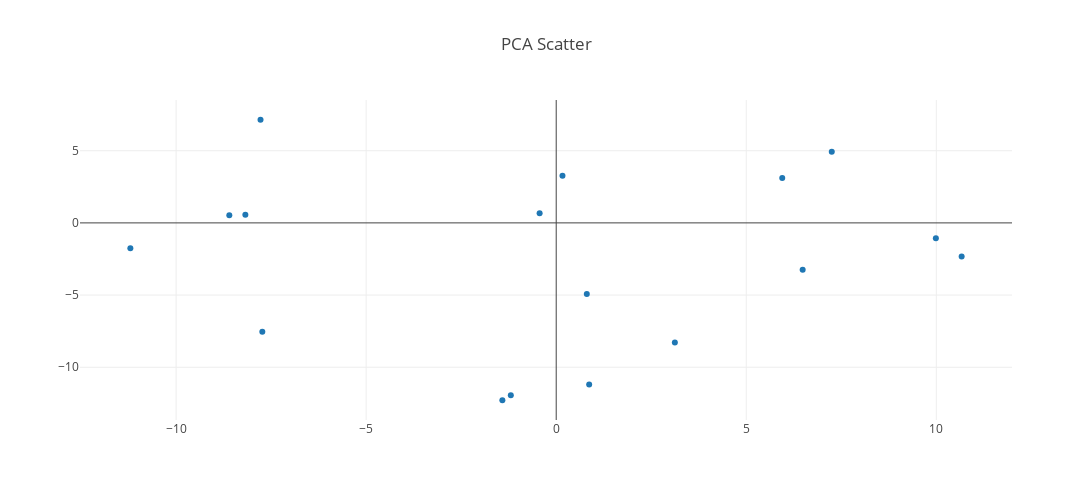

Write notebook code for a chart like this one.
### Code cell
import plotly.offline as py
import plotly.graph_objs as go
from plotly.offline import init_notebook_mode

init_notebook_mode(connected=True)

PCA_df = oskar.PCA(df, "hgvauser@platinum:illumina_platinum", 2).toPandas()
samples = oskar.metadata.samples(df, "hgvauser@platinum:illumina_platinum")

X = []
for i in PCA_df["PCA"]:
    X.append(i[0])
Y = []
for i in PCA_df["PCA"]:
    Y.append(i[1])

trace = go.Scatter(x = X, y = Y, text = samples, mode = 'markers')
fig = go.Figure(data = [trace])
fig['layout'].update({"title":"PCA Scatter", 'width':1440, 'height':500})

py.iplot(fig)

### Figure 1 — Plotly figure (JSON) as saved in the notebook; plotly's stock layout.template omitted (floating-point values rounded to 4 significant figures)
{"data": [{"mode": "markers", "text": ["NA12877", "NA12878", "NA12879", "NA12880", "NA12881", "NA12882", "NA12883", "NA12884", "NA12885", "NA12886", "NA12887", "NA12888", "NA12889", "NA12890", "NA12891", "NA12892", "NA12893"], "type": "scatter", "uid": "8d58fa62-3b90-4302-915d-881a38a6fc93", "x": [-0.4364, 0.8046, 0.1645, -8.178, -8.6, 10.67, 3.121, 9.988, -11.2, 0.8672, -1.417, 5.947, 6.484, -7.779, 7.249, -7.732, -1.194], "y": [0.6737, -4.931, 3.27, 0.565, 0.5352, -2.334, -8.282, -1.062, -1.759, -11.2, -12.28, 3.114, -3.251, 7.145, 4.931, -7.539, -11.94]}], "layout": {"height": 500, "title": {"text": "PCA Scatter"}, "width": 1440, "xaxis": {"autorange": true, "range": [-12.5, 11.96], "type": "linear"}, "yaxis": {"autorange": true, "range": [-13.65, 8.513], "type": "linear"}}}
